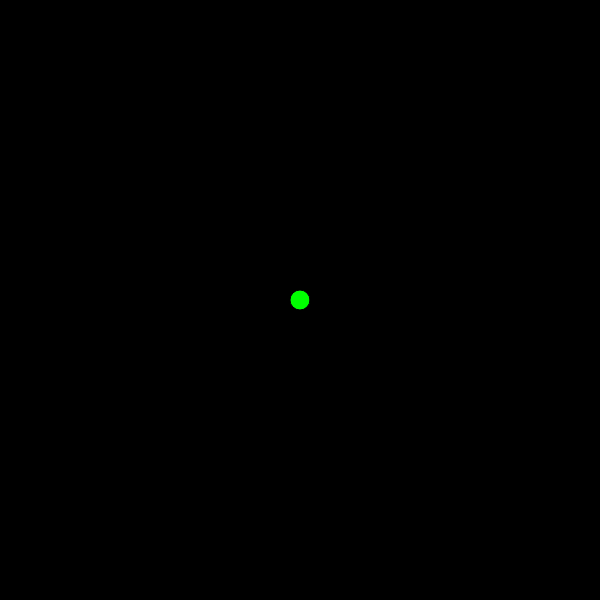
Frame 1 (no input)
Frame 60 (no input): identical to frame 1, image omitted
Frame 120 (the mouse pressed at the canvas centre since frame 60): identical to frame 1, image omitted

The p5.js sketch that drew this single still picture (run headless with seeded random() and noise() and a simulated clock; from frame 60 on, the mouse is pressed at the canvas centre):

// p5.js sketch
// ── sketch.js
var width, height, ball;
function setup() {
  // put setup code here
  width = 600;
  height = 600;
  ball = new Ball();
  createCanvas(width, height);
}

function draw() {
  // put drawing code here
  background(0);
  ball.show();
}

class Ball {
  constructor() {
    this.x = width / 2;
    this.y = height / 2;
    this.xSpeed = 0;
    this.ySpeed = 0;
  }

  show() {
    ellipseMode(CENTER);
    fill(0, 255, 0);
    ellipse(this.x, this.y, 20, 20);
  }
}
